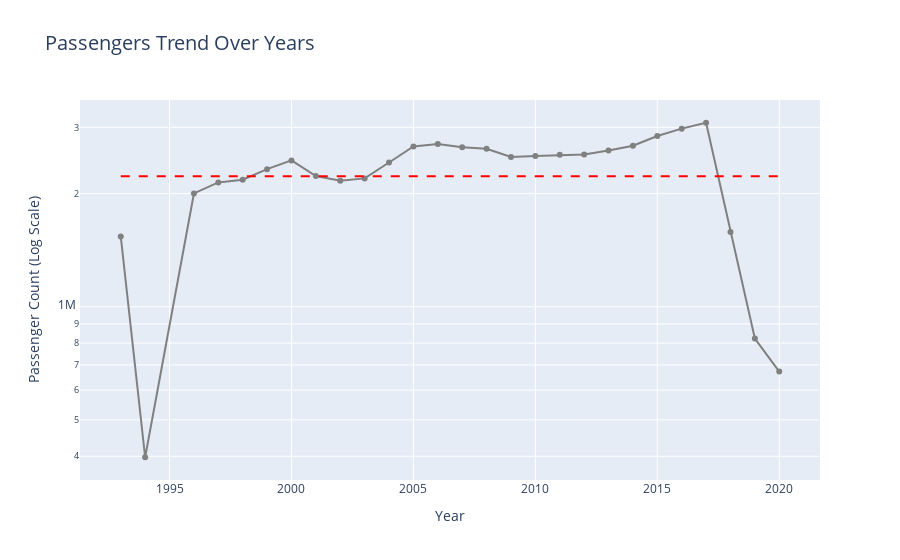

Notebook code cell kept with this figure:
### Code cell
# 4. Passenger Count by Year (Line Chart in Gray Scale with Average Line)
passenger_count_by_year = df.groupby('Year')['PassengerCount'].sum().reset_index()
average_count = passenger_count_by_year['PassengerCount'].mean()

fig4 = px.line(passenger_count_by_year, x='Year', y='PassengerCount', title="Passengers Trend Over Years")
fig4.update_traces(mode='lines+markers', line=dict(color='gray'))
fig4.add_shape(type="line", x0=passenger_count_by_year['Year'].min(), x1=passenger_count_by_year['Year'].max(),
               y0=average_count, y1=average_count, line=dict(dash="dash", color="red"))  # Average line
fig4.add_annotation(x=passenger_count_by_year['Year'].max(), y=average_count, text=f"Avg: {average_count:.0f}", showarrow=False)
fig4.update_layout(title_font_size=20, xaxis_title="Year", yaxis_title="Passenger Count (Log Scale)", yaxis_type="log")
fig4.update_layout(xaxis=dict(autorange=True), yaxis=dict(autorange=True))
fig4.show()

### Figure 1 — Plotly figure (JSON) as saved in the notebook; plotly's stock layout.template omitted (floating-point values rounded to 4 significant figures)
{"data": [{"hovertemplate": "Year=%{x}<br>PassengerCount=%{y}<extra></extra>", "legendgroup": "", "line": {"color": "gray", "dash": "solid"}, "marker": {"symbol": "circle"}, "mode": "lines+markers", "name": "", "orientation": "v", "showlegend": false, "type": "scatter", "x": [1993, 1994, 1996, 1997, 1998, 1999, 2000, 2001, 2002, 2003, 2004, 2005, 2006, 2007, 2008, 2009, 2010, 2011, 2012, 2013, 2014, 2015, 2016, 2017, 2018, 2019, 2020], "xaxis": "x", "y": [1538123, 397639, 2001616, 2141358, 2176741, 2322840, 2451166, 2227580, 2163044, 2195068, 2419911, 2668863, 2710823, 2657243, 2631007, 2503994, 2519171, 2535719, 2542516, 2605325, 2680103, 2845536, 2977255, 3086637, 1579549, 822988, 671971], "yaxis": "y"}], "layout": {"annotations": [{"showarrow": false, "text": "Avg: 2224955", "x": 2020, "y": 2225000.0}], "autosize": true, "legend": {"tracegroupgap": 0}, "shapes": [{"line": {"color": "red", "dash": "dash"}, "type": "line", "x0": 1993, "x1": 2020, "y0": 2225000.0, "y1": 2225000.0}], "title": {"font": {"size": 20}, "text": "Passengers Trend Over Years"}, "xaxis": {"anchor": "y", "autorange": true, "domain": [0, 1], "range": [1991.0, 2022.0], "title": {"text": "Year"}, "type": "linear"}, "yaxis": {"anchor": "x", "autorange": true, "domain": [0, 1], "range": [5.526, 6.563], "title": {"text": "Passenger Count (Log Scale)"}, "type": "log"}}}
